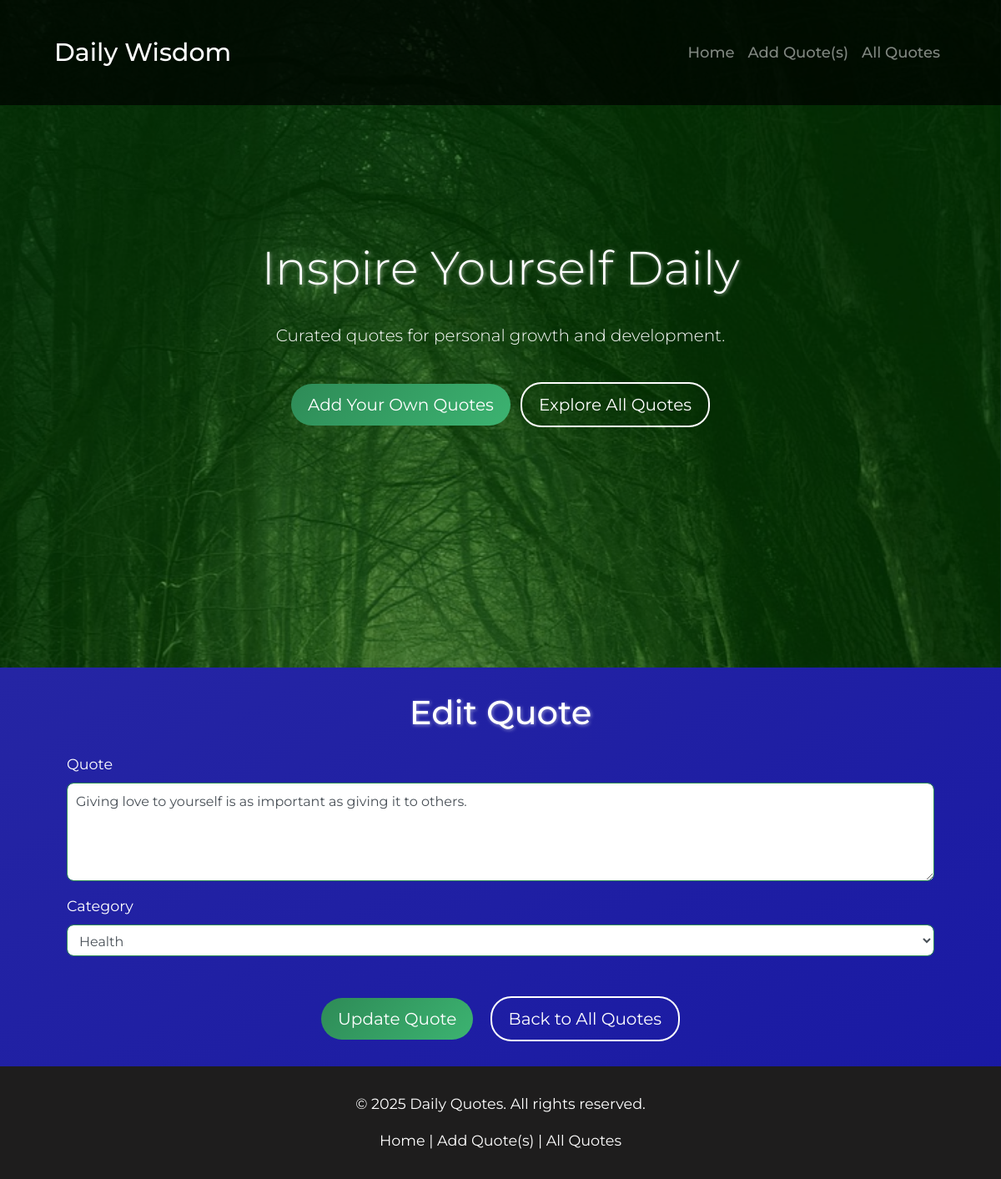
Page /edit/4 on the earlier database version.
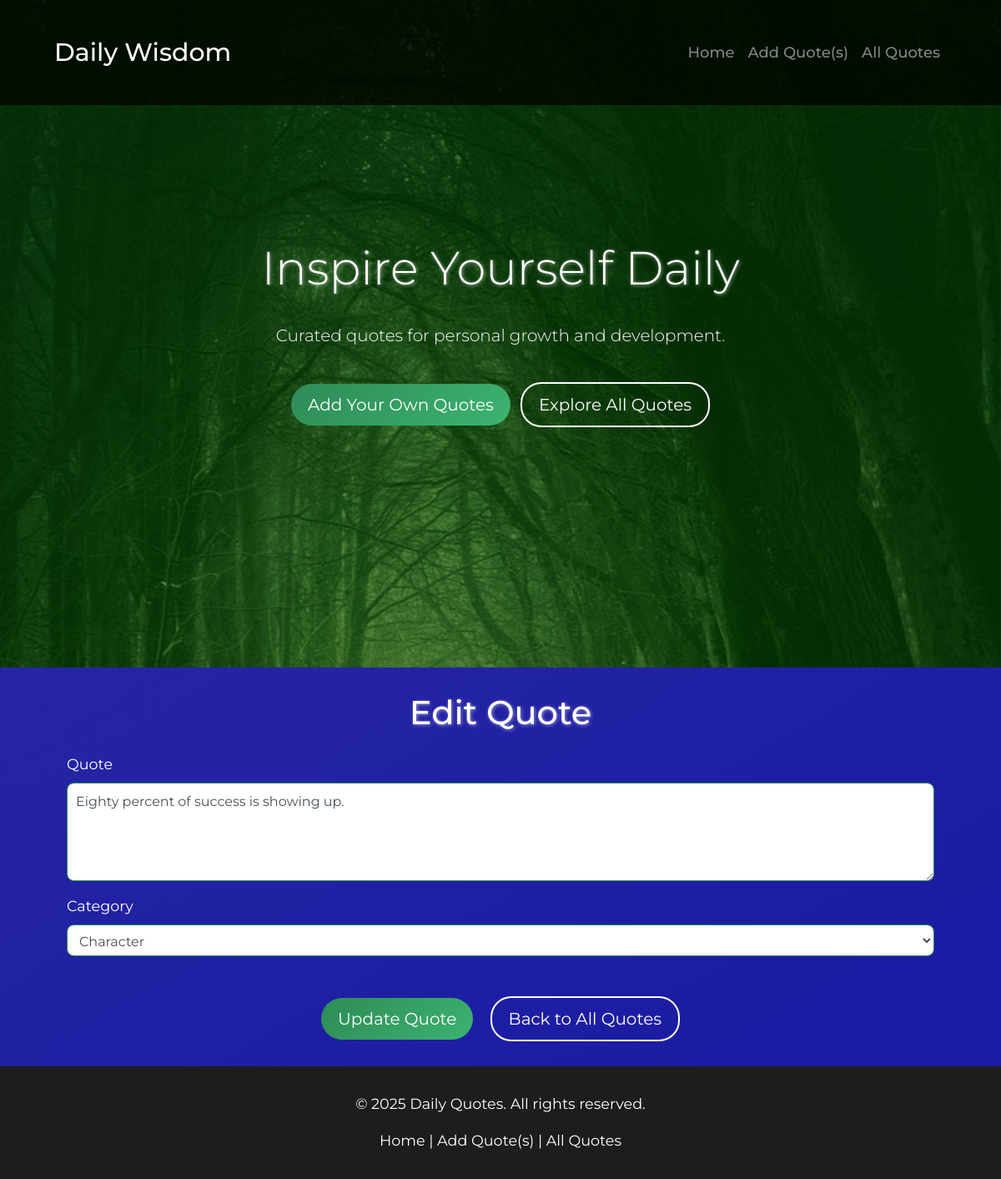
Same page on the later database version.
### tables this page shows
CREATE TABLE quotes (
            id INTEGER PRIMARY KEY AUTOINCREMENT,
            text TEXT NOT NULL
        , category TEXT NOT NULL DEFAULT 'Uncategorized');

CREATE TABLE categories (
            id INTEGER PRIMARY KEY AUTOINCREMENT,
            name TEXT NOT NULL UNIQUE
        , "order" INTEGER);

### routes/quotes.py (the view, shortened to what this page needs)
@quotes_bp.route('/edit/<int:id>', methods=('GET', 'POST'))
def edit_quote(id):
    conn = get_db_connection()
    quote = conn.execute('SELECT * FROM quotes WHERE id = ?', (id,)).fetchone()
    if quote is None:
        conn.close()
        flash('Quote not found.', 'danger')
        return redirect(url_for('quotes.home'))
    categories = [row['name'] for row in conn.execute('SELECT name FROM categories').fetchall()]
    conn.close()
    return render_template('edit_quote.html', quote=quote, categories=categories)

### __init__.py (called while the page is built)
def create_app():
    app = Flask(__name__)
    app.secret_key = secrets.token_hex(32)
    init_db()
    from routes.quotes import quotes_bp
    from routes.categories import categories_bp
    app.register_blueprint(quotes_bp)
    app.register_blueprint(categories_bp)
    @app.context_processor
    def inject_current_year():
        from datetime import datetime
        return {'current_year': datetime.utcnow().year}
    return app

### models.py (called while the page is built)
def get_db_connection():
    conn = sqlite3.connect('quotes.db')
    conn.row_factory = sqlite3.Row
    return conn

### templates/edit_quote.html
{% extends 'base.html' %}
{% block content %}
<div class="container">
    <h1 class="my-4 text-center">Edit Quote</h1>
    <form method="post">
        <div class="form-group">
            <label for="quote">Quote</label>
            <textarea class="form-control" id="quote" name="quote" rows="4" required>{{ quote['text'] }}</textarea>
        </div>
        <div class="form-group">
            <label for="category">Category</label>
            <select class="form-control" id="category" name="category" required>
                {% for category in categories %}
                <option value="{{ category }}" {% if quote['category'] == category %}selected{% endif %}>{{ category }}</option>
                {% endfor %}
            </select>
        </div>
        <div class="text-center mt-5">
            <button type="submit" class="btn btn-primary btn-lg mr-3">Update Quote</button>
            <a href="{{ url_for('all_quotes') }}" class="btn btn-outline-light btn-lg">Back to All Quotes</a>
        </div>
    </form>
</div>
{% endblock %}

Differences in the rows shown:
changed quotes: quote "Giving love to yourself is as important as giving it to others." → "Eighty percent of success is showing up."; category "Health" → "Character"
